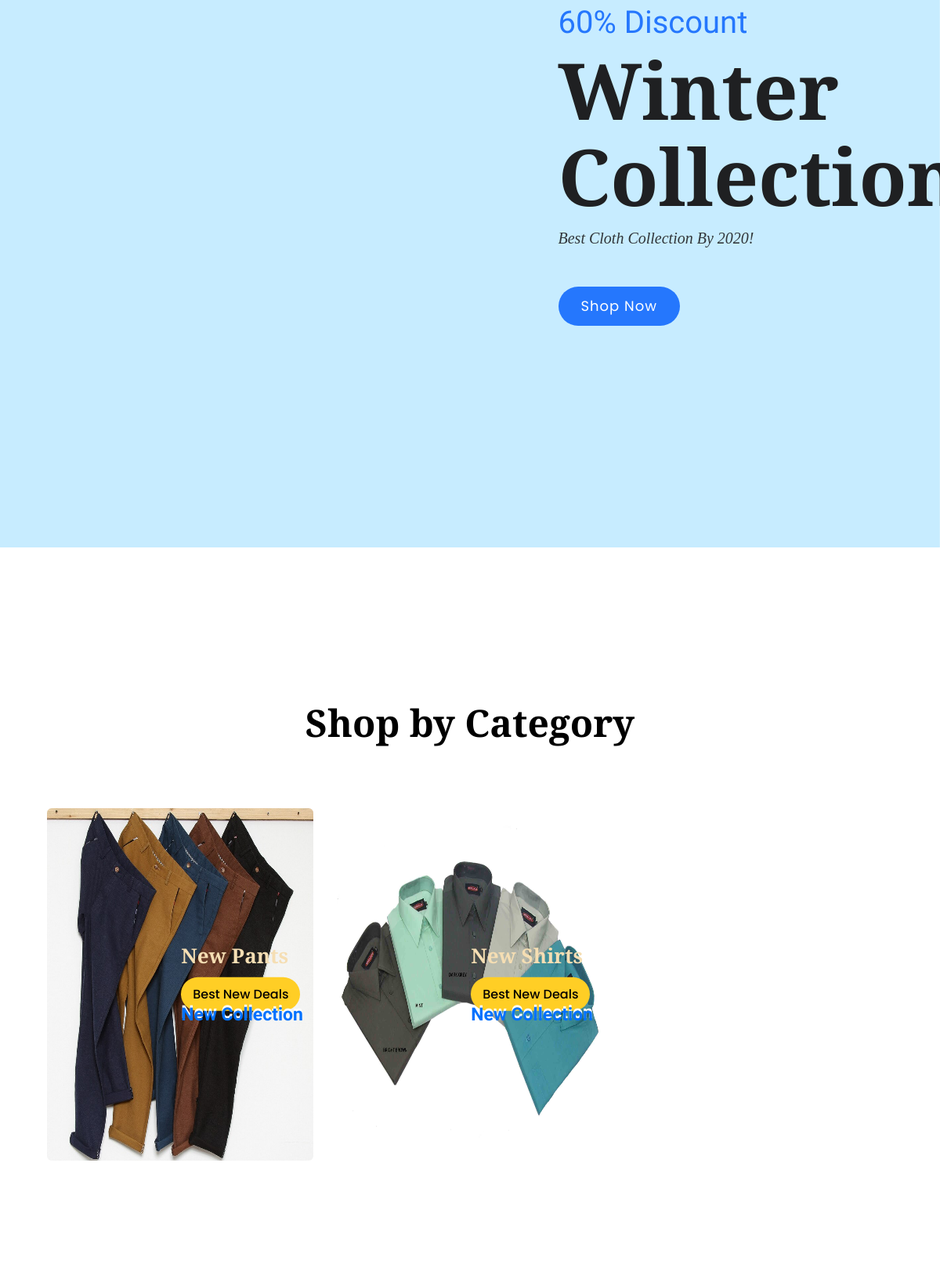
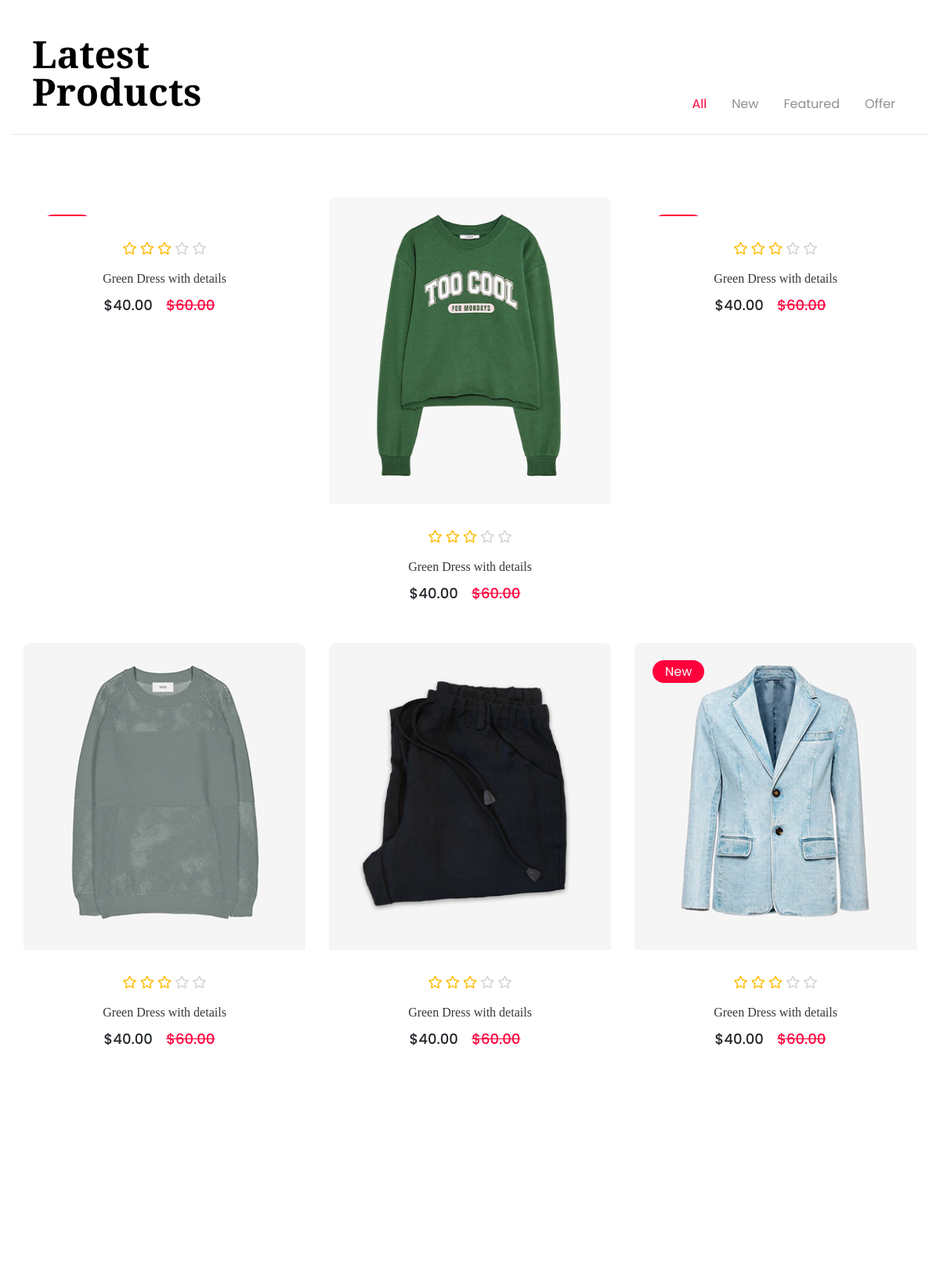
The page / (upper part) on the database its author committed (2 pictures, top to bottom).
### slider/models.py (models this page shows, shortened)
class Slider(models.Model):
    title = models.CharField(max_length=150)
    image = models.ImageField(upload_to=upload_image_path , null=True , blank=True)
    category = models.ForeignKey(Category , on_delete=models.CASCADE , null=True , blank=True)

### eshop/views.py (the view)
# urls.py: path('' , home_page),
def home_page(request):
    message = request.GET.get("message")
    sliders = Slider.objects.all()
    context = {
        "sliders" : sliders,
        "message" : message
    }
    return render(request , 'home_page.html' , context)

### templates/home_page.html (shortened to what this page needs)
{% extends 'shared/_MainLayout.html' %}
{% load static %}
{% block content %}
    <main>
        <div class="slider-area ">
            <div class="slider-active">
                <div class="single-slider slider-height" data-background="{% static "img/hero/h1_hero.jpg" %}">
                    <div class="container">
                        <div class="row d-flex align-items-center justify-content-between">
                            <div class="col-xl-6 col-lg-6 col-md-6 col-sm-6 d-none d-md-block">
                            </div>
                            <div class="col-xl-5 col-lg-5 col-md-5 col-sm-8">
                                <div class="hero__caption">
                                    <span data-animation="fadeInRight" data-delay=".4s">60% Discount</span>
                                    <h1 data-animation="fadeInRight" data-delay=".6s">Winter <br> Collection</h1>
                                    <p data-animation="fadeInRight" data-delay=".8s">Best Cloth Collection By 2020!</p>
                                    <div class="hero__btn" data-animation="fadeInRight" data-delay="1s">
                                        <a href="{% url 'products:list' %}" class="btn hero-btn">Shop Now</a>
                                    </div>
                                </div>
                            </div>
                        </div>
                    </div>
                </div>
            </div>
        </div>
        <section class="category-area section-padding30">
            <div class="container-fluid">
                <div class="row">
                    <div class="col-lg-12">
                        <div class="section-tittle text-center mb-85">
                            <h2>Shop by Category</h2>
                        </div>
                    </div>
                </div>
                <div class="row">
                   {% include 'shared/Slider.html' %}
                </div>
            </div>
        </section>
        <section class="latest-product-area padding-bottom">
            <div class="container">
                <div class="row product-btn d-flex justify-content-end align-items-end">
                    <div class="col-xl-4 col-lg-5 col-md-5">
                        <div class="section-tittle mb-30">
                            <h2>Latest Products</h2>
                        </div>
                    </div>
                    <div class="col-xl-8 col-lg-7 col-md-7">
                        <div class="properties__button f-right">
                            <nav>
                                <div class="nav nav-tabs" id="nav-tab" role="tablist">
                                    <a class="nav-item nav-link active" id="nav-home-tab" data-toggle="tab" href="#nav-home" role="tab" aria-controls="nav-home" aria-selected="true">All</a>
                                    <a class="nav-item nav-link" id="nav-profile-tab" data-toggle="tab" href="#nav-profile" role="tab" aria-controls="nav-profile" aria-selected="false">New</a>
                                    <a class="nav-item nav-link" id="nav-contact-tab" data-toggle="tab" href="#nav-contact" role="tab" aria-controls="nav-contact" aria-selected="false">Featured</a>
                                    <a class="nav-item nav-link" id="nav-last-tab" data-toggle="tab" href="#nav-last" role="tab" aria-controls="nav-contact" aria-selected="false">Offer</a>
                                </div>
                            </nav>
                        </div>
                    </div>
                </div>
                <div class="tab-content" id="nav-tabContent">
                    <div class="tab-pane fade show active" id="nav-home" role="tabpanel" aria-labelledby="nav-home-tab">
                        <div class="row">
                            <div class="col-xl-4 col-lg-4 col-md-6">
                                <div class="single-product mb-60">
                                    <div class="product-img">
                                        <div class="new-product">
                                            <span>New</span>
                                        </div>
                                    </div>
                                    <div class="product-caption">
                                        <div class="product-ratting">
                                            <i class="far fa-star"></i>
                                            <i class="far fa-star"></i>
                                            <i class="far fa-star"></i>
                                            <i class="far fa-star low-star"></i>
                                            <i class="far fa-star low-star"></i>
                                        </div>
                                        <h4><a href="#">Green Dress with details</a></h4>
                                        <div class="price">
                                            <ul>
                                                <li>$40.00</li>
                                                <li class="discount">$60.00</li>
                                            </ul>
                                        </div>
                                    </div>
                                </div>
                            </div>
                            <div class="col-xl-4 col-lg-4 col-md-6">
                                <div class="single-product mb-60">
                                    <div class="product-img">
                                        <img src="{% static "img/categori/product2.png" %}" alt="">
                                    </div>
                                    <div class="product-caption">
                                        <div class="product-ratting">
                                            <i class="far fa-star"></i>
                                            <i class="far fa-star"></i>
                                            <i class="far fa-star"></i>
                                            <i class="far fa-star low-star"></i>
                                            <i class="far fa-star low-star"></i>
                                        </div>
                                        <h4><a href="#">Green Dress with details</a></h4>
                                        <div class="price">
                                            <ul>
                                                <li>$40.00</li>
                                                <li class="discount">$60.00</li>
                                            </ul>
                                        </div>
                                    </div>
                                </div>
                            </div>
                            <div class="col-xl-4 col-lg-4 col-md-6">
                                <div class="single-product mb-60">
                                    <div class="product-img">
                                        <div class="new-product">
                                            <span>New</span>
                                        </div>
                                    </div>
                                    <div class="product-caption">
                                        <div class="product-ratting">
                                            <i class="far fa-star"></i>
                                            <i class="far fa-star"></i>
                                            <i class="far fa-star"></i>
                                            <i class="far fa-star low-star"></i>
                                            <i class="far fa-star low-star"></i>
                                        </div>
                                        <h4><a href="#">Green Dress with details</a></h4>
                                        <div class="price">
                                            <ul>
                                                <li>$40.00</li>
                                                <li class="discount">$60.00</li>
                                            </ul>
                                        </div>
                                    </div>
                                </div>
                            </div>
                            <div class="col-xl-4 col-lg-4 col-md-6">
                                <div class="single-product mb-60">
                                    <div class="product-img">
                                        <img src="{% static "img/categori/product4.png" %}" alt="">
                                    </div>
                                    <div class="product-caption">
                                        <div class="product-ratting">
                                            <i class="far fa-star"></i>
                                            <i class="far fa-star"></i>
                                            <i class="far fa-star"></i>
                                            <i class="far fa-star low-star"></i>
                                            <i class="far fa-star low-star"></i>
                                        </div>
                                        <h4><a href="#">Green Dress with details</a></h4>
                                        <div class="price">
                                            <ul>
                                                <li>$40.00</li>
                                                <li class="discount">$60.00</li>
                                            </ul>
                                        </div>
                                    </div>
                                </div>
                            </div>
                            <div class="col-xl-4 col-lg-4 col-md-6">
                                <div class="single-product mb-60">
                                    <div class="product-img">
                                        <img src="{% static "img/categori/product5.png" %}" alt="">
                                    </div>
                                    <div class="product-caption">
                                        <div class="product-ratting">
                                            <i class="far fa-star"></i>
                                            <i class="far fa-star"></i>
                                            <i class="far fa-star"></i>
                                            <i class="far fa-star low-star"></i>
                                            <i class="far fa-star low-star"></i>
                                        </div>
                                        <h4><a href="#">Green Dress with details</a></h4>
                                        <div class="price">
                                            <ul>
                                                <li>$40.00</li>
                                                <li class="discount">$60.00</li>
                                            </ul>
                                        </div>
                                    </div>
                                </div>
                            </div>
                            <div class="col-xl-4 col-lg-4 col-md-6">
                                <div class="single-product mb-60">
                                    <div class="product-img">
                                        <img src="{% static "img/categori/product6.png" %}" alt="">
                                        <div class="new-product">
                                            <span>New</span>
                                        </div>
                                    </div>
                                    <div class="product-caption">
                                        <div class="product-ratting">
                                            <i class="far fa-star"></i>
                                            <i class="far fa-star"></i>
                                            <i class="far fa-star"></i>
                                            <i class="far fa-star low-star"></i>
                                            <i class="far fa-star low-star"></i>
                                        </div>
                                        <h4><a href="#">Green Dress with details</a></h4>
                                        <div class="price">
                                            <ul>
                                                <li>$40.00</li>
                                                <li class="discount">$60.00</li>
                                            </ul>
                                        </div>
                                    </div>
                                </div>
                            </div>
                        </div>
                    </div>
                </div>
            </div>
        </section>
    </main>
{% endblock content %}

### templates/shared/Slider.html
 {% for slider in sliders %}
    <div class="col-xl-4 col-lg-6">
        <div class="single-category mb-30">
            <div class="category-img">
                <img src="{{slider.image.url}}" height="450" alt="{{slider.title}}">
                <div class="category-caption">
                    <h2 style="color : wheat">{{slider.title}}</h2>
                    <span class="best"><a href="/products/list?category={{slider.category.title}}">Best New Deals</a></span>
                    <span class="collection">New Collection</span>
                </div>
            </div>
        </div>
    </div>
{% endfor %}

### rows shown on the page
Slider: image (picture), title "New Pants"
Slider: image (picture), title "New Shirts"
